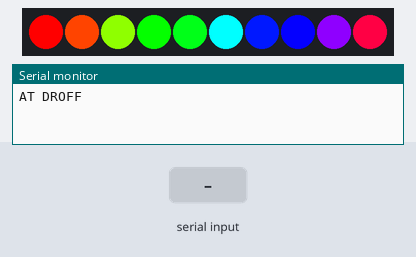
Recording of a sketch running on a simulated Arduino Uno, built with avr-gcc and run on an emulated ATmega328P. Shown: 10 RGB LEDs in strip order, left to right, the last lines printed to the serial monitor. Inputs (shaded band) come from the test bench. The strip is taken to match the declared colour order.

Above: at 0.07 s.
At 1.25 s:
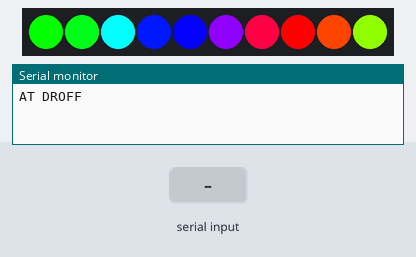
1.3 s: "90,45\n" received over Serial
At 2.2 s:
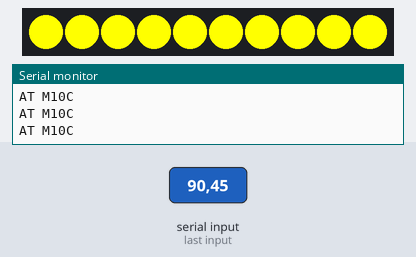
Timing chart, 0 to 4.3 s (numbered marks = the images above; inputs shaded):
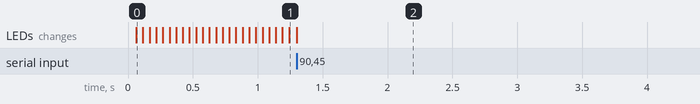

Measured:
- after the input at 1.3 s, the LEDs: change at once (image 2)

The sketch:

gear-led.ino
```cpp
//
// - identifier "Serial" is undefined
//  https://github.com/microsoft/vscode-arduino/issues/808#issuecomment-490417186
//

#include <Adafruit_NeoPixel.h>

#define LED_STRIP_COUNT       10
#define LED_STRIP_GOIP        7
#define LED_STRIP_BRIGHTNESS  255
#define RPM_SYNC_INTERVAL     80

Adafruit_NeoPixel ledStrip(LED_STRIP_COUNT, LED_STRIP_GOIP, NEO_BGR + NEO_KHZ800);

static void rainbow();
static void markReady();
static uint16_t syncEngineRpm();
static void syncLedStrip();

void setup() {
  Serial.begin(115200);
  while (!Serial) delay(10);

  ledStrip.begin();
  ledStrip.setBrightness(LED_STRIP_BRIGHTNESS);

  Serial.println("AT DROFF\r");
}

static uint16_t rpm = 0;
static boolean ready = false;
static unsigned long currMills = 0;
static unsigned long prevSyncMills = 0;

void loop() {
  currMills = millis();

  if (!ready && !(ready = Serial.available())) {
    rainbow(); return;
  }

  if (currMills - prevSyncMills > RPM_SYNC_INTERVAL) {
    prevSyncMills = currMills;
    Serial.println("AT M10C\r");
  }

  if (syncEngineRpm() == 0) rainbow();
  else syncLedStrip();
}

static void rainbow() {
  static uint16_t hue = 0;
  static unsigned long rainbowMills = 0;

  if (currMills - rainbowMills > 50) {
    ledStrip.rainbow(hue, 1, 255, LED_STRIP_BRIGHTNESS, true);
    ledStrip.show();

    rainbowMills = currMills;
    hue += ((uint32_t)1 << 16) / LED_STRIP_COUNT;
  }
}

static uint16_t syncEngineRpm() {
  if (Serial.available()) {
    uint32_t curr = 0;
    String resp = Serial.readStringUntil('\n');
    for (auto &c : resp) {
      if (!isDigit(c)) break;
      curr = curr * 10 + (c - '0');
    }

    if (curr != 0) rpm = (uint16_t) curr;
  }

  return rpm;
}

struct colorful { uint8_t r, g, b, cycle; };
struct rule { uint16_t rpm; struct colorful colors[LED_STRIP_COUNT]; };

static struct rule rules[] = {
  {
    .rpm = 651,
    .colors = {
      {.r = 0xff, .g = 0xff, .b = 0x00, .cycle = 3}, // led0
      {.r = 0xff, .g = 0xff, .b = 0x00, .cycle = 3}, // led1
      {.r = 0xff, .g = 0xff, .b = 0x00, .cycle = 3}, // led2
      {.r = 0xff, .g = 0xff, .b = 0x00, .cycle = 3}, // led3
      {.r = 0xff, .g = 0xff, .b = 0x00, .cycle = 3}, // led4
      {.r = 0xff, .g = 0xff, .b = 0x00, .cycle = 3}, // led5
      {.r = 0xff, .g = 0xff, .b = 0x00, .cycle = 3}, // led6
      {.r = 0xff, .g = 0xff, .b = 0x00, .cycle = 3}, // led7
      {.r = 0xff, .g = 0xff, .b = 0x00, .cycle = 3}, // led8
      {.r = 0xff, .g = 0xff, .b = 0x00, .cycle = 3}, // led9
    }
  },
  {
    .rpm = 800,
    .colors = {
      {.r = 0x00, .g = 0xff, .b = 0x00, .cycle = 3}, // led0
      {.r = 0x00, .g = 0x00, .b = 0x00, .cycle = 0}, // led1
      {.r = 0x00, .g = 0x00, .b = 0x00, .cycle = 0}, // led2
      {.r = 0x00, .g = 0x00, .b = 0x00, .cycle = 0}, // led3
      {.r = 0x00, .g = 0x00, .b = 0x00, .cycle = 0}, // led4
      {.r = 0x00, .g = 0x00, .b = 0x00, .cycle = 0}, // led5
      {.r = 0x00, .g = 0x00, .b = 0x00, .cycle = 0}, // led6
      {.r = 0x00, .g = 0x00, .b = 0x00, .cycle = 0}, // led7
      {.r = 0x00, .g = 0x00, .b = 0x00, .cycle = 0}, // led8
      {.r = 0x00, .g = 0x00, .b = 0x00, .cycle = 0}, // led9
    }
  },
  {
    .rpm = 1133,
    .colors = {
      {.r = 0x00, .g = 0xff, .b = 0x00, .cycle = 0}, // led0
      {.r = 0x00, .g = 0x00, .b = 0x00, .cycle = 0}, // led1
      {.r = 0x00, .g = 0x00, .b = 0x00, .cycle = 0}, // led2
      {.r = 0x00, .g = 0x00, .b = 0x00, .cycle = 0}, // led3
      {.r = 0x00, .g = 0x00, .b = 0x00, .cycle = 0}, // led4
      {.r = 0x00, .g = 0x00, .b = 0x00, .cycle = 0}, // led5
      {.r = 0x00, .g = 0x00, .b = 0x00, .cycle = 0}, // led6
      {.r = 0x00, .g = 0x00, .b = 0x00, .cycle = 0}, // led7
      {.r = 0x00, .g = 0x00, .b = 0x00, .cycle = 0}, // led8
      {.r = 0x00, .g = 0x00, .b = 0x00, .cycle = 0}, // led9
    }
  },
  {
    .rpm = 1466,
    .colors = {
      {.r = 0x00, .g = 0xff, .b = 0x00, .cycle = 0}, // led0
      {.r = 0x00, .g = 0xff, .b = 0x00, .cycle = 0}, // led1
      {.r = 0x00, .g = 0x00, .b = 0x00, .cycle = 0}, // led2
      {.r = 0x00, .g = 0x00, .b = 0x00, .cycle = 0}, // led3
      {.r = 0x00, .g = 0x00, .b = 0x00, .cycle = 0}, // led4
      {.r = 0x00, .g = 0x00, .b = 0x00, .cycle = 0}, // led5
      {.r = 0x00, .g = 0x00, .b = 0x00, .cycle = 0}, // led6
      {.r = 0x00, .g = 0x00, .b = 0x00, .cycle = 0}, // led7
      {.r = 0x00, .g = 0x00, .b = 0x00, .cycle = 0}, // led8
      {.r = 0x00, .g = 0x00, .b = 0x00, .cycle = 0}, // led9
    }
  },
  {
    .rpm = 1800,
    .colors = {
      {.r = 0x00, .g = 0xff, .b = 0x00, .cycle = 0}, // led0
      {.r = 0x00, .g = 0xff, .b = 0x00, .cycle = 0}, // led1
      {.r = 0x00, .g = 0xff, .b = 0x00, .cycle = 0}, // led2
      {.r = 0x00, .g = 0x00, .b = 0x00, .cycle = 0}, // led3
      {.r = 0x00, .g = 0x00, .b = 0x00, .cycle = 0}, // led4
      {.r = 0x00, .g = 0x00, .b = 0x00, .cycle = 0}, // led5
      {.r = 0x00, .g = 0x00, .b = 0x00, .cycle = 0}, // led6
      {.r = 0x00, .g = 0x00, .b = 0x00, .cycle = 0}, // led7
      {.r = 0x00, .g = 0x00, .b = 0x00, .cycle = 0}, // led8
      {.r = 0x00, .g = 0x00, .b = 0x00, .cycle = 0}, // led9
    }
  },
  {
    .rpm = 2050,
    .colors = {
      {.r = 0x00, .g = 0xff, .b = 0x00, .cycle = 0}, // led0
      {.r = 0x00, .g = 0xff, .b = 0x00, .cycle = 0}, // led1
      {.r = 0x00, .g = 0xff, .b = 0x00, .cycle = 0}, // led2
      {.r = 0xff, .g = 0xff, .b = 0x00, .cycle = 1}, // led3
      {.r = 0x00, .g = 0x00, .b = 0x00, .cycle = 0}, // led4
      {.r = 0x00, .g = 0x00, .b = 0x00, .cycle = 0}, // led5
      {.r = 0x00, .g = 0x00, .b = 0x00, .cycle = 0}, // led6
      {.r = 0x00, .g = 0x00, .b = 0x00, .cycle = 0}, // led7
      {.r = 0x00, .g = 0x00, .b = 0x00, .cycle = 0}, // led8
      {.r = 0x00, .g = 0x00, .b = 0x00, .cycle = 0}, // led9
    }
  },
  {
    .rpm = 2300,
    .colors = {
      {.r = 0x00, .g = 0xff, .b = 0x00, .cycle = 0}, // led0
      {.r = 0x00, .g = 0xff, .b = 0x00, .cycle = 0}, // led1
      {.r = 0x00, .g = 0xff, .b = 0x00, .cycle = 0}, // led2
      {.r = 0xff, .g = 0xff, .b = 0x00, .cycle = 2}, // led3
      {.r = 0xff, .g = 0xff, .b = 0x00, .cycle = 2}, // led4
      {.r = 0x00, .g = 0x00, .b = 0x00, .cycle = 0}, // led5
      {.r = 0x00, .g = 0x00, .b = 0x00, .cycle = 0}, // led6
      {.r = 0x00, .g = 0x00, .b = 0x00, .cycle = 0}, // led7
      {.r = 0x00, .g = 0x00, .b = 0x00, .cycle = 0}, // led8
      {.r = 0x00, .g = 0x00, .b = 0x00, .cycle = 0}, // led9
    }
  },
  {
    .rpm = 2550,
    .colors = {
      {.r = 0x00, .g = 0xff, .b = 0x00, .cycle = 0}, // led0
      {.r = 0x00, .g = 0xff, .b = 0x00, .cycle = 0}, // led1
      {.r = 0x00, .g = 0xff, .b = 0x00, .cycle = 0}, // led2
      {.r = 0xff, .g = 0xff, .b = 0x00, .cycle = 2}, // led3
      {.r = 0xff, .g = 0xff, .b = 0x00, .cycle = 2}, // led4
      {.r = 0xff, .g = 0xff, .b = 0x00, .cycle = 2}, // led5
      {.r = 0x00, .g = 0x00, .b = 0x00, .cycle = 0}, // led6
      {.r = 0x00, .g = 0x00, .b = 0x00, .cycle = 0}, // led7
      {.r = 0x00, .g = 0x00, .b = 0x00, .cycle = 0}, // led8
      {.r = 0x00, .g = 0x00, .b = 0x00, .cycle = 0}, // led9
    }
  },
  {
    .rpm = 2800,
    .colors = {
      {.r = 0x00, .g = 0xff, .b = 0x00, .cycle = 0}, // led0
      {.r = 0x00, .g = 0xff, .b = 0x00, .cycle = 0}, // led1
      {.r = 0x00, .g = 0xff, .b = 0x00, .cycle = 0}, // led2
      {.r = 0xff, .g = 0xff, .b = 0x00, .cycle = 3}, // led3
      {.r = 0xff, .g = 0xff, .b = 0x00, .cycle = 3}, // led4
      {.r = 0xff, .g = 0xff, .b = 0x00, .cycle = 3}, // led5
      {.r = 0xff, .g = 0xff, .b = 0x00, .cycle = 3}, // led6
      {.r = 0x00, .g = 0x00, .b = 0x00, .cycle = 0}, // led7
      {.r = 0x00, .g = 0x00, .b = 0x00, .cycle = 0}, // led8
      {.r = 0x00, .g = 0x00, .b = 0x00, .cycle = 0}, // led9
    }
  },
  {
    .rpm = 3050,
    .colors = {
      {.r = 0x00, .g = 0xff, .b = 0x00, .cycle = 0}, // led0
      {.r = 0x00, .g = 0xff, .b = 0x00, .cycle = 0}, // led1
      {.r = 0x00, .g = 0xff, .b = 0x00, .cycle = 0}, // led2
      {.r = 0xff, .g = 0xff, .b = 0x00, .cycle = 3}, // led3
      {.r = 0xff, .g = 0xff, .b = 0x00, .cycle = 3}, // led4
      {.r = 0xff, .g = 0xff, .b = 0x00, .cycle = 3}, // led5
      {.r = 0xff, .g = 0xff, .b = 0x00, .cycle = 3}, // led6
      {.r = 0xff, .g = 0x00, .b = 0x00, .cycle = 3}, // led7
      {.r = 0x00, .g = 0x00, .b = 0x00, .cycle = 0}, // led8
      {.r = 0x00, .g = 0x00, .b = 0x00, .cycle = 0}, // led9
    }
  },
  {
    .rpm = 3300,
    .colors = {
      {.r = 0x00, .g = 0xff, .b = 0x00, .cycle = 0}, // led0
      {.r = 0x00, .g = 0xff, .b = 0x00, .cycle = 0}, // led1
      {.r = 0x00, .g = 0xff, .b = 0x00, .cycle = 0}, // led2
      {.r = 0xff, .g = 0xff, .b = 0x00, .cycle = 4}, // led3
      {.r = 0xff, .g = 0xff, .b = 0x00, .cycle = 4}, // led4
      {.r = 0xff, .g = 0xff, .b = 0x00, .cycle = 4}, // led5
      {.r = 0xff, .g = 0xff, .b = 0x00, .cycle = 4}, // led6
      {.r = 0xff, .g = 0x00, .b = 0x00, .cycle = 4}, // led7
      {.r = 0xff, .g = 0x00, .b = 0x00, .cycle = 4}, // led8
      {.r = 0x00, .g = 0x00, .b = 0x00, .cycle = 0}, // led9
    }
  },
  {
    .rpm = 3550,
    .colors = {
      {.r = 0x00, .g = 0xff, .b = 0x00, .cycle = 0}, // led0
      {.r = 0x00, .g = 0xff, .b = 0x00, .cycle = 0}, // led1
      {.r = 0x00, .g = 0xff, .b = 0x00, .cycle = 0}, // led2
      {.r = 0xff, .g = 0xff, .b = 0x00, .cycle = 5}, // led3
      {.r = 0xff, .g = 0xff, .b = 0x00, .cycle = 5}, // led4
      {.r = 0xff, .g = 0xff, .b = 0x00, .cycle = 5}, // led5
      {.r = 0xff, .g = 0xff, .b = 0x00, .cycle = 5}, // led6
      {.r = 0xff, .g = 0x00, .b = 0x00, .cycle = 5}, // led7
      {.r = 0xff, .g = 0x00, .b = 0x00, .cycle = 5}, // led8
      {.r = 0xff, .g = 0x00, .b = 0x00, .cycle = 5} // led9
    }
  },
  {
    .rpm = 19999,
    .colors = {
      {.r = 0xff, .g = 0x00, .b = 0x00, .cycle = 10}, // led0
      {.r = 0xff, .g = 0x00, .b = 0x00, .cycle = 10}, // led1
      {.r = 0xff, .g = 0x00, .b = 0x00, .cycle = 10}, // led2
      {.r = 0xff, .g = 0x00, .b = 0x00, .cycle = 10}, // led3
      {.r = 0xff, .g = 0x00, .b = 0x00, .cycle = 10}, // led4
      {.r = 0xff, .g = 0x00, .b = 0x00, .cycle = 10}, // led5
      {.r = 0xff, .g = 0x00, .b = 0x00, .cycle = 10}, // led6
      {.r = 0xff, .g = 0x00, .b = 0x00, .cycle = 10}, // led7
      {.r = 0xff, .g = 0x00, .b = 0x00, .cycle = 10}, // led8
      {.r = 0xff, .g = 0x00, .b = 0x00, .cycle = 10}, // led9
    }
  }
};

static void syncLedStrip() {
  int found = 0;
  while (rules[found].rpm <= rpm) found++;

  for (int i = 0; i < LED_STRIP_COUNT; i++) {
    auto color = rules[found].colors[i];
    ledStrip.setPixelColor(i, ledStrip.Color(color.r, color.g, color.b));
  }
  ledStrip.show();
}
```
